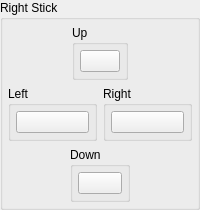
													<widget class="QGroupBox" name="gb_rstick">
														<property name="title">
															<string>Right Stick</string>
														</property>
														<layout class="QVBoxLayout" name="gb_rstick_layout">
															<property name="spacing">
																<number>6</number>
															</property>
															<property name="leftMargin">
																<number>5</number>
															</property>
															<property name="topMargin">
																<number>5</number>
															</property>
															<property name="rightMargin">
																<number>5</number>
															</property>
															<property name="bottomMargin">
																<number>5</number>
															</property>
															<item>
																<widget class="QWidget" name="rstick_up_widget" native="true">
																	<layout class="QHBoxLayout" name="rstick_up_hlayout">
																		<property name="leftMargin">
																			<number>0</number>
																		</property>
																		<property name="topMargin">
																			<number>0</number>
																		</property>
																		<property name="rightMargin">
																			<number>0</number>
																		</property>
																		<property name="bottomMargin">
																			<number>0</number>
																		</property>
																		<item>
																			<spacer name="rstick_up_spacer_l">
																				<property name="orientation">
																					<enum>Qt::Orientation::Horizontal</enum>
																				</property>
																				<property name="sizeHint" stdset="0">
																					<size>
																						<width>40</width>
																						<height>20</height>
																					</size>
																				</property>
																			</spacer>
																		</item>
																		<item>
																			<widget class="QGroupBox" name="gb_rstick_up">
																				<property name="title">
																					<string>Up</string>
																				</property>
																				<layout class="QVBoxLayout" name="gb_rstick_up_layout">
																					<property name="leftMargin">
																						<number>5</number>
																					</property>
																					<property name="topMargin">
																						<number>5</number>
																					</property>
																					<property name="rightMargin">
																						<number>5</number>
																					</property>
																					<property name="bottomMargin">
																						<number>5</number>
																					</property>
																					<item>
																						<widget class="QPushButton" name="btn_rstick_up">
																							<property name="text">
																								<string/>
																							</property>
																							<property name="autoDefault">
																								<bool>false</bool>
																							</property>
																						</widget>
																					</item>
																				</layout>
																			</widget>
																		</item>
																		<item>
																			<spacer name="rstick_up_spacer_r">
																				<property name="orientation">
																					<enum>Qt::Orientation::Horizontal</enum>
																				</property>
																				<property name="sizeHint" stdset="0">
																					<size>
																						<width>40</width>
																						<height>20</height>
																					</size>
																				</property>
																			</spacer>
																		</item>
																	</layout>
																</widget>
															</item>
															<item>
																<layout class="QHBoxLayout" name="rstick_lr_layout">
																	<item>
																		<widget class="QGroupBox" name="gb_rstick_left">
																			<property name="title">
																				<string>Left</string>
																			</property>
																			<layout class="QVBoxLayout" name="gb_rstick_left_layout">
																				<property name="leftMargin">
																					<number>5</number>
																				</property>
																				<property name="topMargin">
																					<number>5</number>
																				</property>
																				<property name="rightMargin">
																					<number>5</number>
																				</property>
																				<property name="bottomMargin">
																					<number>5</number>
																				</property>
																				<item>
																					<widget class="QPushButton" name="btn_rstick_left">
																						<property name="text">
																							<string/>
																						</property>
																						<property name="autoDefault">
																							<bool>false</bool>
																						</property>
																					</widget>
																				</item>
																			</layout>
																		</widget>
																	</item>
																	<item>
																		<widget class="QGroupBox" name="gb_rstick_right">
																			<property name="title">
																				<string>Right</string>
																			</property>
																			<layout class="QVBoxLayout" name="gb_rstick_right_layout">
																				<property name="leftMargin">
																					<number>5</number>
																				</property>
																				<property name="topMargin">
																					<number>5</number>
																				</property>
																				<property name="rightMargin">
																					<number>5</number>
																				</property>
																				<property name="bottomMargin">
																					<number>5</number>
																				</property>
																				<item>
																					<widget class="QPushButton" name="btn_rstick_right">
																						<property name="text">
																							<string/>
																						</property>
																						<property name="autoDefault">
																							<bool>false</bool>
																						</property>
																					</widget>
																				</item>
																			</layout>
																		</widget>
																	</item>
																</layout>
															</item>
															<item>
																<widget class="QWidget" name="rstick_down_widget" native="true">
																	<layout class="QHBoxLayout" name="rstick_down_hlayout">
																		<property name="leftMargin">
																			<number>0</number>
																		</property>
																		<property name="topMargin">
																			<number>0</number>
																		</property>
																		<property name="rightMargin">
																			<number>0</number>
																		</property>
																		<property name="bottomMargin">
																			<number>0</number>
																		</property>
																		<item>
																			<spacer name="rstick_down_spacer_l">
																				<property name="orientation">
																					<enum>Qt::Orientation::Horizontal</enum>
																				</property>
																				<property name="sizeHint" stdset="0">
																					<size>
																						<width>40</width>
																						<height>20</height>
																					</size>
																				</property>
																			</spacer>
																		</item>
																		<item>
																			<widget class="QGroupBox" name="gb_rstick_down">
																				<property name="title">
																					<string>Down</string>
																				</property>
																				<layout class="QVBoxLayout" name="gb_rstick_down_layout">
																					<property name="leftMargin">
																						<number>5</number>
																					</property>
																					<property name="topMargin">
																						<number>5</number>
																					</property>
																					<property name="rightMargin">
																						<number>5</number>
																					</property>
																					<property name="bottomMargin">
																						<number>5</number>
																					</property>
																					<item>
																						<widget class="QPushButton" name="btn_rstick_down">
																							<property name="text">
																								<string/>
																							</property>
																							<property name="autoDefault">
																								<bool>false</bool>
																							</property>
																						</widget>
																					</item>
																				</layout>
																			</widget>
																		</item>
																		<item>
																			<spacer name="rstick_down_spacer_r">
																				<property name="orientation">
																					<enum>Qt::Orientation::Horizontal</enum>
																				</property>
																				<property name="sizeHint" stdset="0">
																					<size>
																						<width>40</width>
																						<height>20</height>
																					</size>
																				</property>
																			</spacer>
																		</item>
																	</layout>
																</widget>
															</item>
														</layout>
													</widget>
